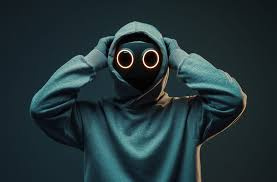
#> input picture day5 assessment/images.jpg, 277 x 182 px
$ python 'assessment 1.py'
#> lines starting #> are read from the running program, lines starting #| are printed output that depends on the picture; after the words box and inside, x2 and y2 are one past the last pixel; in counts of white or black regions, pixels touching at a corner belong together
import cv2
import matplotlib.pyplot as plt

img=cv2.imread("images.jpg")
#> img is the input picture: shape (182, 277, 3); mean B, G, R 56.5, 52.3, 34.5
print(img.shape)
#| (182, 277, 3)

cv2.rectangle(img,(50,50),(100,100),(0,0,255),2)
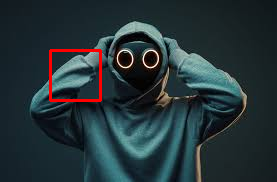
#> img: shape (182, 277, 3); 1.18% of pixels changed, all inside (x1, y1, x2, y2) = (49, 49, 102, 102)
plt.imshow(cv2.cvtColor(img,cv2.COLOR_BGR2RGB))
plt.axis("off")
plt.show()

$ run again, with day5 assessment/img1.jpeg copied over day5 assessment/images.jpg
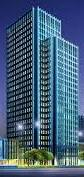
#> input picture day5 assessment/img1.jpeg, 84 x 177 px
#> img is the input picture: shape (177, 84, 3); mean B, G, R 119.8, 94.9, 68.9
#| (177, 84, 3)
#> `cv2.rectangle(img,(50,50),(100,100),(0,0,255),2)`:
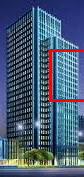
#> img: shape (177, 84, 3); 2.35% of pixels changed, all inside (x1, y1, x2, y2) = (49, 49, 84, 102)
